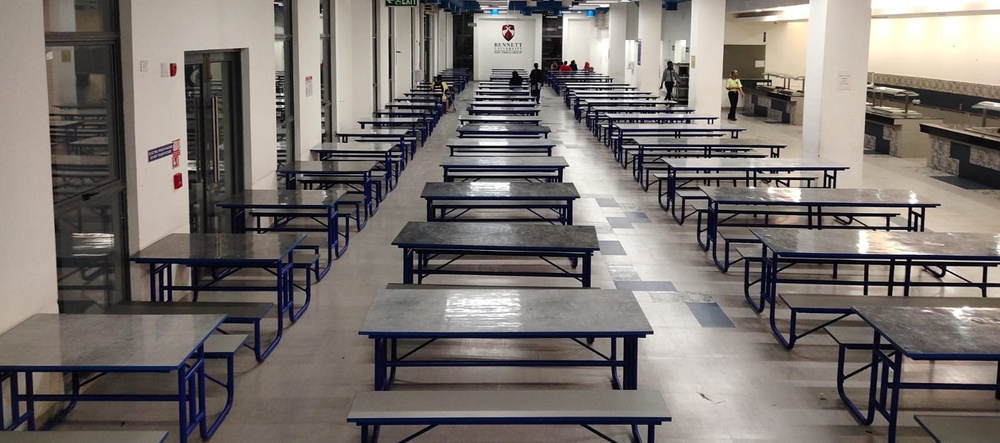
#> input picture hots.jpeg, 1000 x 443 px, shrunk from 1600 x 709 before the run
$ python app.py
#> lines starting #> are read from the running program, lines starting #| are printed output that depends on the picture
### testpy.py
import cv2
import cvlib as cv
from cvlib.object_detection import draw_bbox
# from PIL import Image


def object_detection_with_bounding_boxes(filename, model="yolov4-tiny", confidence=0.2):


    # Read the image into a numpy array
    img = cv2.imread(filename)

    # Perform the object detection
    bbox, label, conf = cv.detect_common_objects(img, confidence=confidence, model=model)

    # Print current image's filename
    print(f"========================\nImage processed: {filename}\n")


    count = 0
    for l, c in zip(label, conf):
        if l == "person":
            count +=1

    # print(count)
    return count

    # Create a new image that includes the bounding boxes
    # output_image = draw_bbox(img, bbox, label, conf)

    # cv2.imshow('',output_image)
    # cv2.waitKey(0)

object_detection_with_bounding_boxes("pp1.jpeg")
#> (the call stopped at in object_detection_with_bounding_boxes, `bbox, label, conf = cv.detect_common_objects(img, confidence=confidenc..`: cvlib is not available in this run)

### app.py
from PIL import Image
import os
from testpy import object_detection_with_bounding_boxes as count_people
# Define a function that counts the number of people in an image

img_name_nickname_preference = {"hots_1":["Hotspot Entry Side", "Hotspot"], "hots_2":["Hotspot Middle Side", "Hotspot"], "hots_3":["Hotspot Counter Side", "Hotspot"], "host_1":["Hostel Entry Side", "Hostel"], "host_2":["Hostel Middle Side", "Hostel"], "host_3":["Hostel Counter Side", "Hostel"], "foot_1":["Football Entry Side", "Football"], "foot_2":["Football Middle Side", "Football"], "foot_3":["Football Counter Side", "Football"], "newmessup_1":["InsideStairs Counter Side", "InsideStairs"], "newmessup_2":["InsideStairs Middle Side", "InsideStairs"], "newmessup_3":["InsideStairs TV Side", "InsideStairs"]}
img_name_count = {"hots_1":[60, 0], "hots_2":[100, 0], "hots_3":[100, 0], "host_1":[50, 0], "host_2":[50, 0], "host_3":[50, 0], "foot_1":[50, 0], "foot_2":[50, 0], "foot_3":[50, 0], "newmessup_1":[30, 0], "newmessup_2":[30, 0], "newmessup_3":[30, 0]}
# counter_name_count = {}

image_names = ["hots.jpeg", "host.jpeg", "foot.jpeg", "newmessup.jpeg"]

# img_name_count.["host_1"] =
# print(img_name_count.get("host_1")[1])


# img_name_count = {"hots_1":[60, 0], "hots_2":[100, 0], "hots_3":[100, 0], "host_1":[50, 0], "host_2":[50, 0], "host_3":[50, 0], "foot_1":[50, 0], "foot_2":[50, 0], "foot_3":[50, 0], "newmessup_1":[30, 0], "newmessup_2":[30, 0], "newmessup_3":[30, 0]}

# Define the path to the original image file
def take_nd_crop(listfimgs, img_name_count):
    for f in listfimgs:
        original_image_path = f
        # Open the image using Pillow
        image = Image.open(original_image_path)
#> image is the input picture: PIL image 1000x443 RGB; mean R, G, B 121.4, 115, 111
        # Define the dimensions of the cropped images
        crop_width, crop_height = image.size[0] // 3, image.size[1]
#> crop_width = 333; crop_height = 443

        # Loop through and crop the image into three equal sections
        for i in range(3):
            # Define the left, upper, right, and lower coordinates for the crop
            left = i * crop_width
            upper = 0
            right = (i + 1) * crop_width
            lower = crop_height

            # Crop the image using Pillow
            crop = image.crop((left, upper, right, lower))

            # Create a new filename for the cropped image
            name = f"{f.split('.')[0]}_{i+1}"
            filename = f"{name}.jpg"

            # Define the path to the directory where the cropped images will be saved
            save_directory = "broken_images"

            # Save the cropped image to the specified directory
            crop.save(os.path.join(save_directory, filename))

            # Count the number of people in the cropped image
            crop_path = os.path.join(save_directory, filename)
            num_people = count_people(crop_path)
            img_name_count.get(name)[1] = num_people
#> this loop made 1 pass
#> pass 1, in take_nd_crop, `crop = image.crop((left, upper, right, lower))`:
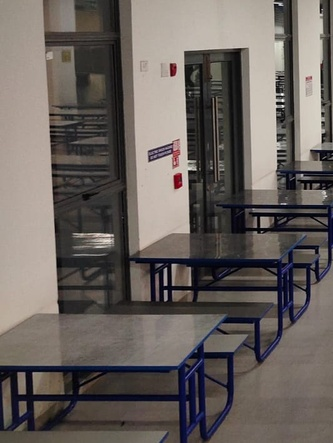
#> crop: PIL image 333x443 RGB; mean R, G, B 105.2, 98.1, 94
            # Print the number of people in the cropped image
            # print(f"{filename} has {num_people} people.")
    print(img_name_count)

take_nd_crop(image_names, img_name_count)
#> (the call stopped at in object_detection_with_bounding_boxes, `bbox, label, conf = cv.detect_common_objects(img, confidence=confidenc..`: cvlib is not available in this run)
# [12 lines of commented-out code are left out]

$ run again, with hotspot_counter.jpg copied over hots.jpeg
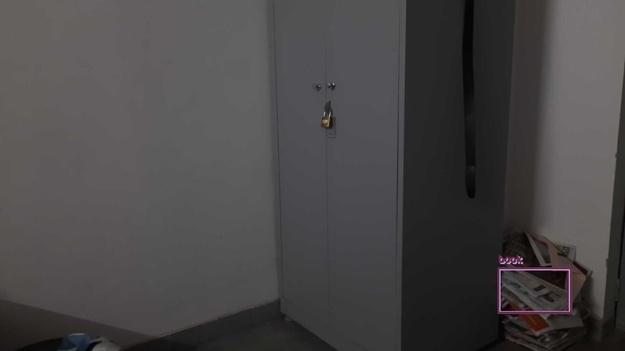
#> input picture hotspot_counter.jpg, 625 x 351 px, shrunk from 1000 x 562 before the run
#> in take_nd_crop, image is the input picture: PIL image 625x351 RGB; mean R, G, B 73, 70.9, 71.4
#> the loop in take_nd_crop, `for i in range(3):` made 1 pass
#> pass 1, in take_nd_crop, `crop = image.crop((left, upper, right, lower))`:
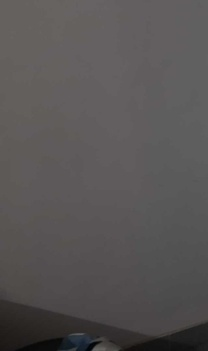
#> crop: PIL image 208x351 RGB; mean R, G, B 87.2, 84.3, 84.1

$ run again, with labroom.jpg copied over hots.jpeg
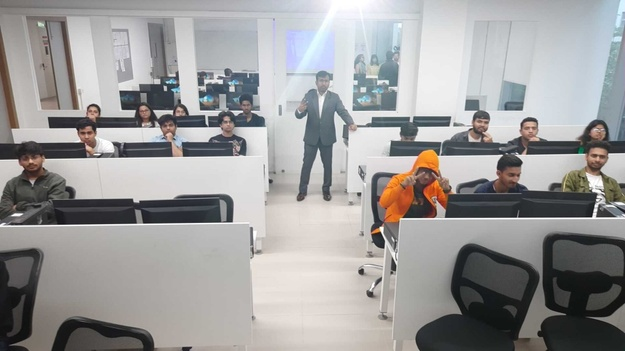
#> input picture labroom.jpg, 625 x 351 px, shrunk from 1000 x 562 before the run
#> in take_nd_crop, image is the input picture: PIL image 625x351 RGB; mean R, G, B 156, 155.1, 154.8
#> the loop in take_nd_crop, `for i in range(3):` made 1 pass
#> pass 1, in take_nd_crop, `crop = image.crop((left, upper, right, lower))`:
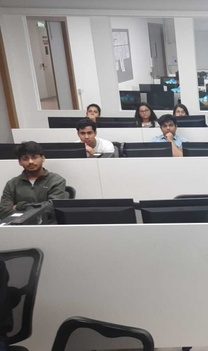
#> crop: PIL image 208x351 RGB; mean R, G, B 144.4, 141.8, 140.8

$ run again, with labroom2.jpg copied over hots.jpeg
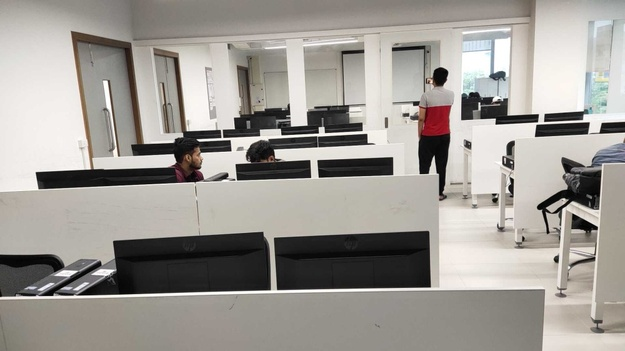
#> input picture labroom2.jpg, 625 x 351 px, shrunk from 1000 x 562 before the run
#> in take_nd_crop, image is the input picture: PIL image 625x351 RGB; mean R, G, B 158, 154.2, 148.7
#> the loop in take_nd_crop, `for i in range(3):` made 1 pass
#> pass 1, in take_nd_crop, `crop = image.crop((left, upper, right, lower))`:
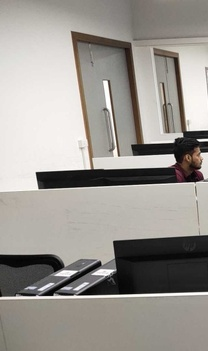
#> crop: PIL image 208x351 RGB; mean R, G, B 154.8, 150.7, 145.3
